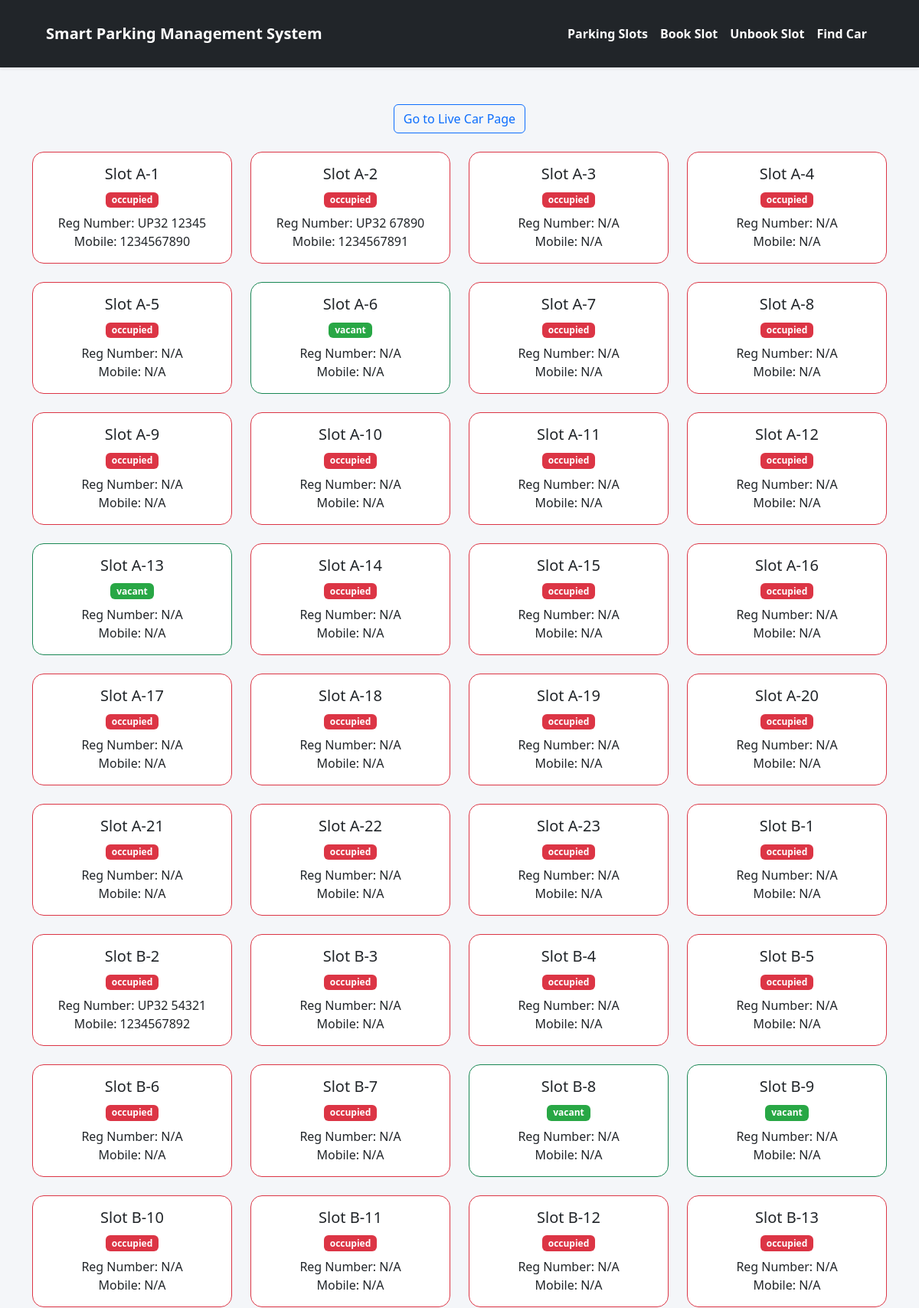
The page / (upper part) on the database its author committed.
### app.py (models this page shows)
class ParkingSlot(db.Model):
    id = db.Column(db.Integer, primary_key=True)
    slot_id = db.Column(db.String(10), unique=True, nullable=False)
    status = db.Column(db.String(10), default='vacant')  # 'occupied' or 'vacant'
    reg_number = db.Column(db.String(15), nullable=True)
    mob = db.Column(db.String(15), nullable=True)

### app.py (the view)
@app.route('/')
def index():
    spots = ParkingSlot.query.all()
    vacant_count = ParkingSlot.query.filter_by(status='vacant').count()
    occupied_count = ParkingSlot.query.filter_by(status='occupied').count()
    return render_template('index.html', spots=spots, vacant_count=vacant_count, occupied_count=occupied_count)

### templates/index.html (shortened to what this page needs)
<!DOCTYPE html>
<html lang="en">
<head>
    <link href="https://cdn.jsdelivr.net/npm/bootstrap@5.3.0/dist/css/bootstrap.min.css" rel="stylesheet">
</head>
<body>
<nav class="navbar navbar-expand-lg navbar-dark bg-dark  mb-4 px-5 shadow-sm" style="height:5.5rem">
    <div class="container-fluid">
            <a class="navbar-brand fw-bold" href="#">Smart Parking Management System</a>
            <div class="collapse navbar-collapse" id="navbarNav">
                <ul class="navbar-nav ms-auto">
                    <li class="nav-item">
                        <a class="nav-link text-white fw-semibold" href="#parking-slot-grid">Parking Slots</a>
                    </li>
                    <li class="nav-item">
                        <a class="nav-link text-white fw-semibold" href="#booking-form">Book Slot</a>
                    </li>
                    <li class="nav-item">
                        <a class="nav-link text-white fw-semibold" href="#unbooking-form">Unbook Slot</a>
                    </li>
                    <li class="nav-item">
                        <a class="nav-link text-white fw-semibold" href="#find-form">Find Car</a>
                    </li>
                </ul>
            </div>
        </div>
</nav>
<div class="container py-4">
    <div class="text-center mb-4">
        <a href="/livecar.html" class="btn btn-outline-primary round-pill">Go to Live Car Page</a>
    </div>
    <div class="row " id="parking-slot-grid">
        {% for spot in spots %}
        <div class="col-lg-3 col-md-4 col-sm-6 mb-4">
            <div class="card slot-card {{ 'border-success' if spot.status == 'vacant' else 'border-danger' }}">
                <div class="card-body text-center">
                    <h5 class="card-title">Slot {{ spot.slot_id }}</h5>
                    <span class="badge {{ 'badge-vacant' if spot.status == 'vacant' else 'badge-occupied' }}">{{ spot.status }}</span>
                    <p class="mt-2 mb-0">Reg Number: {{ spot.reg_number if spot.reg_number else 'N/A' }}</p>
                    <p class="mb-0">Mobile: {{ spot.mob if spot.mob else 'N/A' }}</p>
                </div>
            </div>
        </div>
        {% endfor %}
    </div>
 </div>
</body>
</html>

### templates/index.html (style rules this page uses)
body { background-color: #f4f6f9; }
.slot-card { border-radius: 15px; transition: transform 0.2s ease; }
.badge-vacant { background-color: #28a745; }
.badge-occupied { background-color: #dc3545; }

### rows shown on the page
ParkingSlot: slot_id "A-1", status "occupied", reg_number "UP32 12345", mob "1234567890"
ParkingSlot: slot_id "A-2", status "occupied", reg_number "UP32 67890", mob "1234567891"
ParkingSlot: slot_id "A-3", status "occupied", reg_number "N/A", mob "N/A"
ParkingSlot: slot_id "A-4", status "occupied", reg_number "N/A", mob "N/A"
ParkingSlot: slot_id "A-5", status "occupied", reg_number "N/A", mob "N/A"
ParkingSlot: slot_id "A-6", status "vacant", reg_number "N/A", mob "N/A"
ParkingSlot: slot_id "A-7", status "occupied", reg_number "N/A", mob "N/A"
ParkingSlot: slot_id "A-8", status "occupied", reg_number "N/A", mob "N/A"
ParkingSlot: slot_id "A-9", status "occupied", reg_number "N/A", mob "N/A"
ParkingSlot: slot_id "A-10", status "occupied", reg_number "N/A", mob "N/A"
ParkingSlot: slot_id "A-11", status "occupied", reg_number "N/A", mob "N/A"
ParkingSlot: slot_id "A-12", status "occupied", reg_number "N/A", mob "N/A"
ParkingSlot: slot_id "A-13", status "vacant", reg_number "N/A", mob "N/A"
ParkingSlot: slot_id "A-14", status "occupied", reg_number "N/A", mob "N/A"
ParkingSlot: slot_id "A-15", status "occupied", reg_number "N/A", mob "N/A"
ParkingSlot: slot_id "A-16", status "occupied", reg_number "N/A", mob "N/A"
ParkingSlot: slot_id "A-17", status "occupied", reg_number "N/A", mob "N/A"
ParkingSlot: slot_id "A-18", status "occupied", reg_number "N/A", mob "N/A"
ParkingSlot: slot_id "A-19", status "occupied", reg_number "N/A", mob "N/A"
ParkingSlot: slot_id "A-20", status "occupied", reg_number "N/A", mob "N/A"
ParkingSlot: slot_id "A-21", status "occupied", reg_number "N/A", mob "N/A"
ParkingSlot: slot_id "A-22", status "occupied", reg_number "N/A", mob "N/A"
ParkingSlot: slot_id "A-23", status "occupied", reg_number "N/A", mob "N/A"
ParkingSlot: slot_id "B-1", status "occupied", reg_number "N/A", mob "N/A"
ParkingSlot: slot_id "B-2", status "occupied", reg_number "UP32 54321", mob "1234567892"
ParkingSlot: slot_id "B-3", status "occupied", reg_number "N/A", mob "N/A"
ParkingSlot: slot_id "B-4", status "occupied", reg_number "N/A", mob "N/A"
ParkingSlot: slot_id "B-5", status "occupied", reg_number "N/A", mob "N/A"
ParkingSlot: slot_id "B-6", status "occupied", reg_number "N/A", mob "N/A"
ParkingSlot: slot_id "B-7", status "occupied", reg_number "N/A", mob "N/A"
ParkingSlot: slot_id "B-8", status "vacant", reg_number "N/A", mob "N/A"
ParkingSlot: slot_id "B-9", status "vacant", reg_number "N/A", mob "N/A"
ParkingSlot: slot_id "B-10", status "occupied", reg_number "N/A", mob "N/A"
ParkingSlot: slot_id "B-11", status "occupied", reg_number "N/A", mob "N/A"
ParkingSlot: slot_id "B-12", status "occupied", reg_number "N/A", mob "N/A"
ParkingSlot: slot_id "B-13", status "occupied", reg_number "N/A", mob "N/A"
